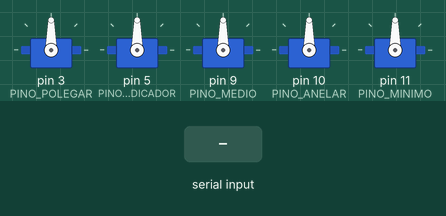
Simulated run of this sketch. Board: Arduino Uno, built with avr-gcc and run on an emulated ATmega328P. Shown: 5 × servo. The test bench sets the inputs (shaded band).

Above: at 1.2 s.
1.3 s: "polegar:1\n" received over Serial
At 1.9 s:
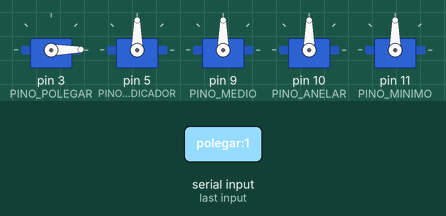
2.8 s: "polegar:150\n" received over Serial
At 3.1 s:
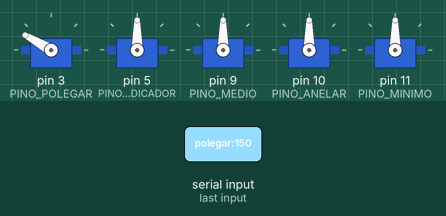
4.3 s: "indicador:1\n" received over Serial
At 5.4 s:
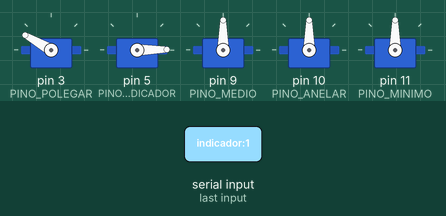
5.8 s: "indicador:150\n" received over Serial
At 6.6 s:
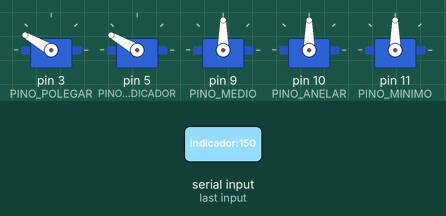
7.3 s: "medio:1\n" received over Serial
At 7.6 s:
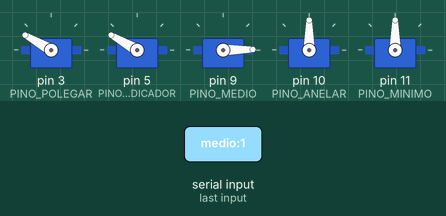
8.8 s: "medio:150\n" received over Serial
At 10.0 s:
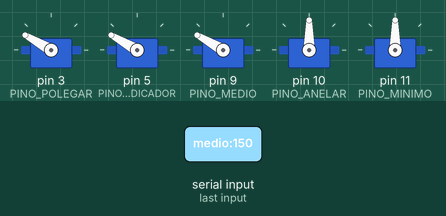
Timing chart, 0 to 11.3 s (numbered marks = the images above; inputs shaded):
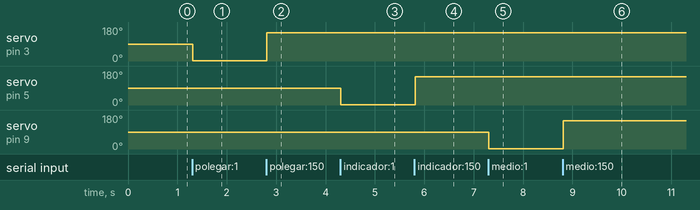

Measured:
- after the input at 1.3 s, servo on pin 3 (PINO_POLEGAR): 90° → 1° at once
- after the input at 2.8 s, servo on pin 3 (PINO_POLEGAR): 1° → 150° at once
- after the input at 4.3 s, servo on pin 5 (PINO_INDICADOR): 90° → 1° at once
- after the input at 5.8 s, servo on pin 5 (PINO_INDICADOR): 1° → 150° at once
- after the input at 7.3 s, servo on pin 9 (PINO_MEDIO): 90° → 1° at once
- after the input at 8.8 s, servo on pin 9 (PINO_MEDIO): 1° → 150° at once

The sketch:

mao_robotica_5_dedos.ino
```cpp
/*
  Mao Robotica com 5 dedos - sketch didatico alternativo.

  O programa Python deste projeto usa pyFirmata. Para isso, carregue no Arduino:
  Arquivo > Exemplos > Firmata > StandardFirmata

  Este arquivo fica como referencia para uma comunicacao serial simples no futuro.
  Ele recebe linhas como: polegar:150
*/

#include <Servo.h>

Servo servoPolegar;
Servo servoIndicador;
Servo servoMedio;
Servo servoAnelar;
Servo servoMinimo;

const int PINO_POLEGAR = 3;
const int PINO_INDICADOR = 5;
const int PINO_MEDIO = 9;
const int PINO_ANELAR = 10;
const int PINO_MINIMO = 11;

void setup() {
  Serial.begin(9600);

  servoPolegar.attach(PINO_POLEGAR);
  servoIndicador.attach(PINO_INDICADOR);
  servoMedio.attach(PINO_MEDIO);
  servoAnelar.attach(PINO_ANELAR);
  servoMinimo.attach(PINO_MINIMO);
}

void loop() {
  if (!Serial.available()) {
    return;
  }

  String comando = Serial.readStringUntil('\n');
  comando.trim();

  int separador = comando.indexOf(':');
  if (separador == -1) {
    return;
  }

  String dedo = comando.substring(0, separador);
  int angulo = comando.substring(separador + 1).toInt();
  angulo = constrain(angulo, 0, 180);

  moverDedo(dedo, angulo);
}

void moverDedo(String dedo, int angulo) {
  if (dedo == "polegar") {
    servoPolegar.write(angulo);
  } else if (dedo == "indicador") {
    servoIndicador.write(angulo);
  } else if (dedo == "medio") {
    servoMedio.write(angulo);
  } else if (dedo == "anelar") {
    servoAnelar.write(angulo);
  } else if (dedo == "minimo") {
    servoMinimo.write(angulo);
  }
}
```
